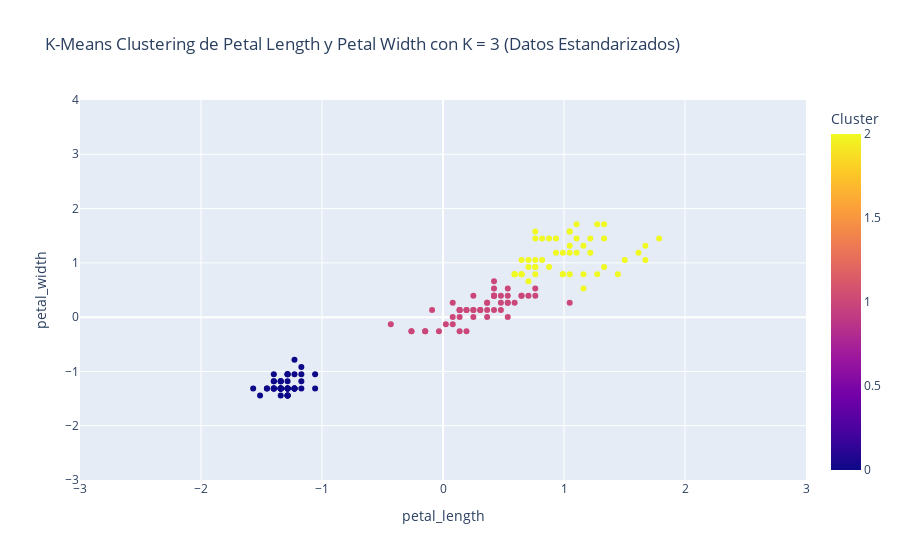

The cell this chart's notebook holds for it:
### Code cell
fig_std = px.scatter(data_con_clusters_std_three_petal, 
                 x = "petal_length", 
                 y = "petal_width", 
                 color = "Cluster",
                 labels={
                     "sepal_length": "Petal Length (cm)",
                     "sepal_width": "Petal Width (cm)"
                    },
                 title="K-Means Clustering de Petal Length y Petal Width con K = 3 (Datos Estandarizados)"
                )
fig_std.update_xaxes(range=[-3, 3])
fig_std.update_yaxes(range=[-3, 4])

fig_std.show()

### Figure 1 — Plotly figure (JSON) as saved in the notebook; plotly's stock layout.template omitted (floating-point values rounded to 4 significant figures; data arrays with more than 128 entries replaced by an {"elided": "..."} marker saying what was removed)
{"data": [{"hovertemplate": "petal_length=%{x}<br>petal_width=%{y}<br>Cluster=%{marker.color}<extra></extra>", "legendgroup": "", "marker": {"color": {"elided": "150 int values"}, "coloraxis": "coloraxis", "symbol": "circle"}, "mode": "markers", "name": "", "orientation": "v", "showlegend": false, "type": "scatter", "x": {"elided": "150 float values"}, "xaxis": "x", "y": {"elided": "150 float values"}, "yaxis": "y"}], "layout": {"coloraxis": {"colorbar": {"title": {"text": "Cluster"}}, "colorscale": [[0, "#0d0887"], [0.1111, "#46039f"], [0.2222, "#7201a8"], [0.3333, "#9c179e"], [0.4444, "#bd3786"], [0.5556, "#d8576b"], [0.6667, "#ed7953"], [0.7778, "#fb9f3a"], [0.8889, "#fdca26"], [1, "#f0f921"]]}, "legend": {"tracegroupgap": 0}, "title": {"text": "K-Means Clustering de Petal Length y Petal Width con K = 3 (Datos Estandarizados)"}, "xaxis": {"anchor": "y", "domain": [0, 1], "range": [-3, 3], "title": {"text": "petal_length"}}, "yaxis": {"anchor": "x", "domain": [0, 1], "range": [-3, 4], "title": {"text": "petal_width"}}}}
